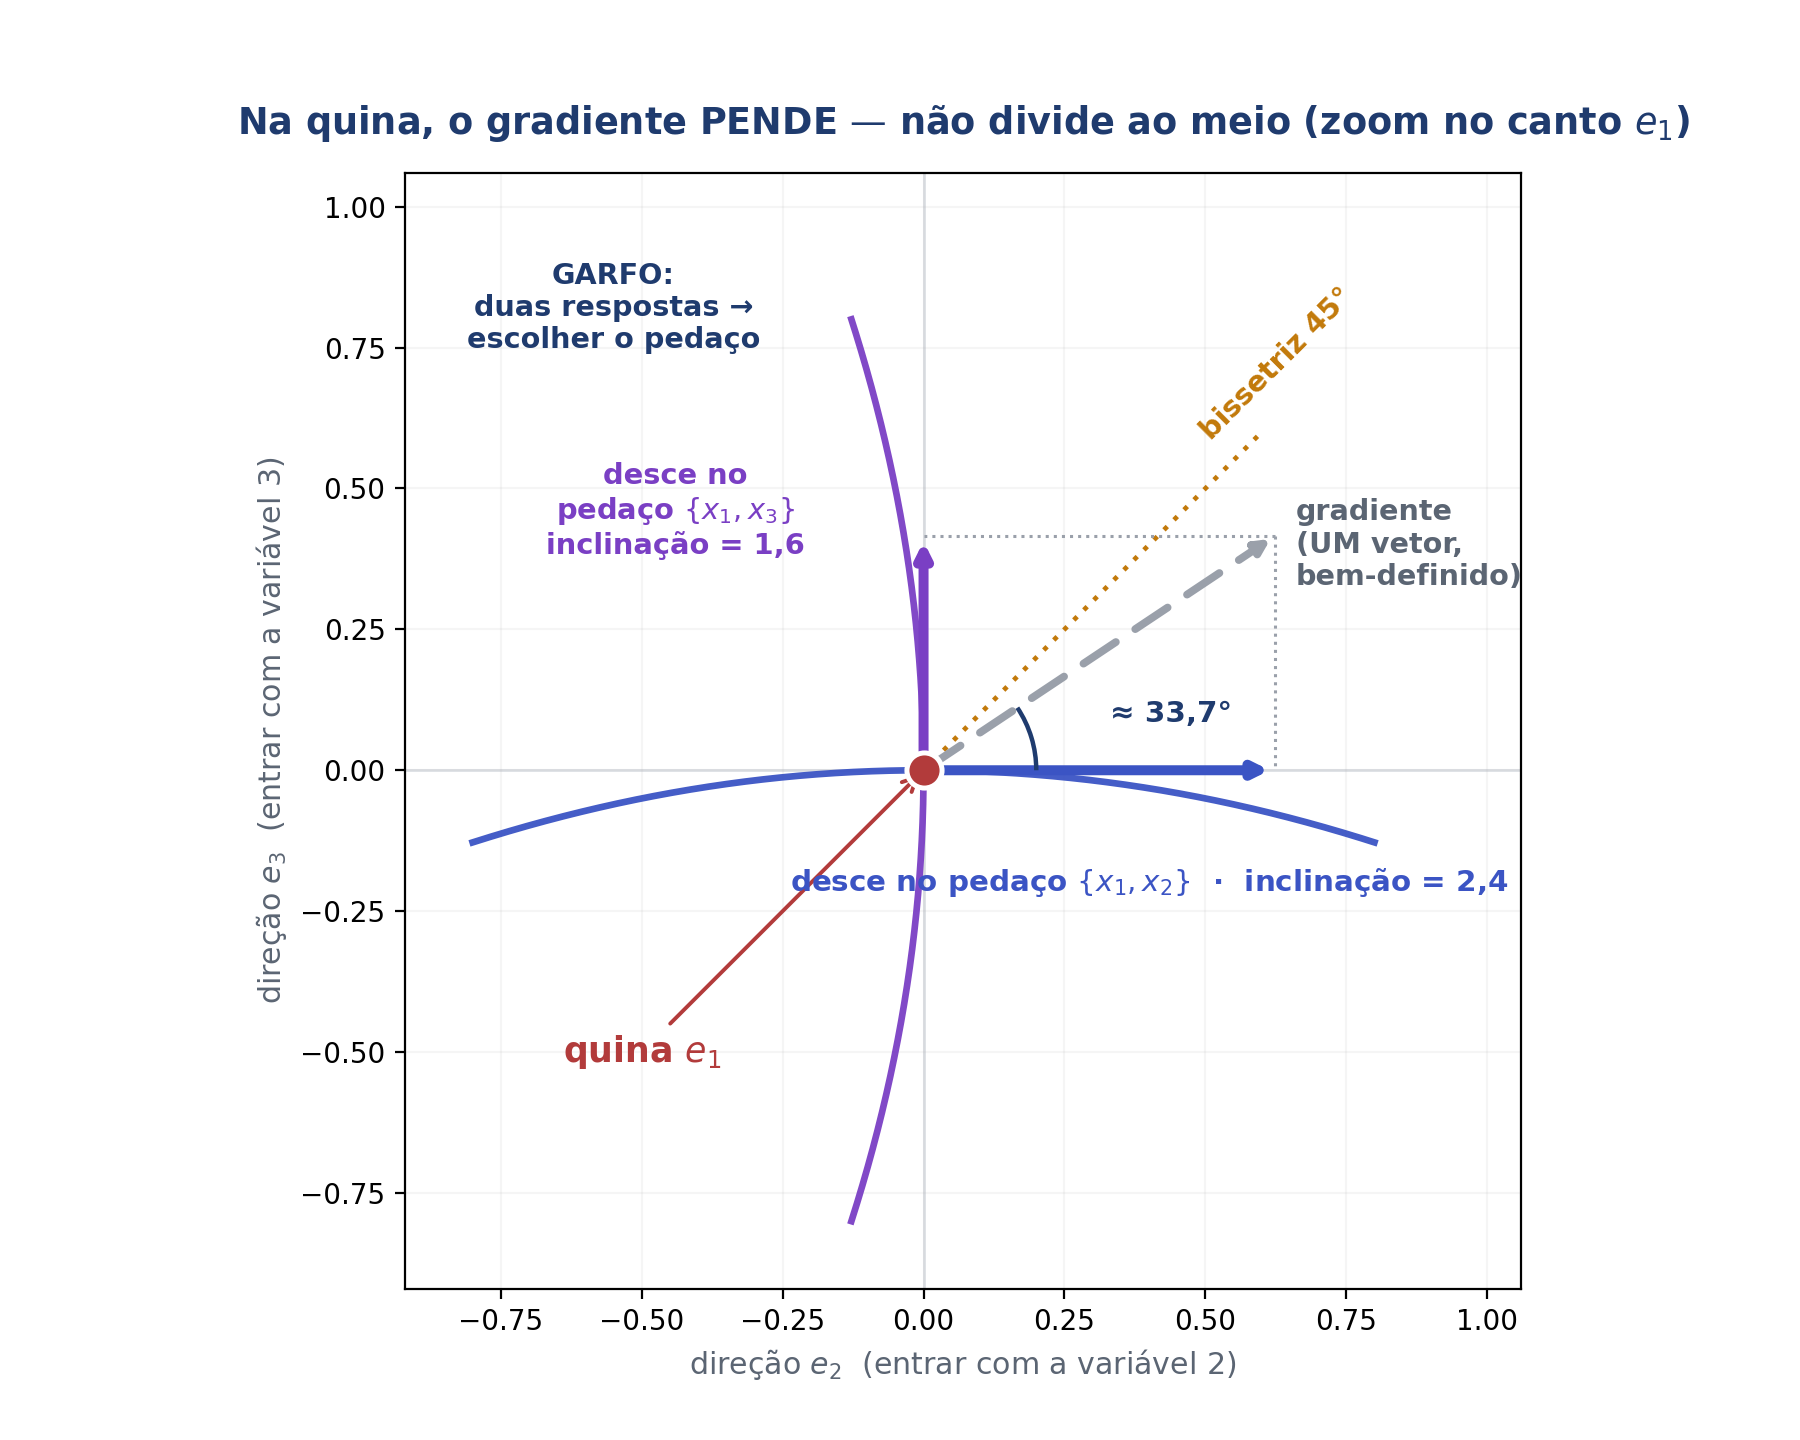

This figure's Python source:
#!/usr/bin/env python3
# -*- coding: utf-8 -*-
"""Figura: 'na quina, o gradiente PENDE -- nao divide ao meio' (zoom no canto e1).
O gradiente eh UM vetor; a nao-suavidade esta no CONJUNTO VIAVEL (duas tangentes),
entao projetar da DUAS direcoes de descida (o garfo). A diagonal-gradiente eh a
diagonal de um retangulo cujos lados sao as inclinacoes (2,4 e 1,6): so bissecta
o angulo se o retangulo for um quadrado (inclinacoes iguais). Aqui pende para {1,2}."""
import numpy as np
import matplotlib
matplotlib.use("Agg")
import matplotlib.pyplot as plt
from matplotlib.patches import Arc

ACCENT="#3b54c4"; PURPLE="#7a3fc4"; GREEN="#1f9a55"; SLATE="#5b6573"
DARK="#1f3b6e"; GREY="#9aa0aa"; RED="#b23b3b"; AMBER="#c2790a"

fig, ax = plt.subplots(figsize=(9.0, 7.2), dpi=200)
plt.subplots_adjust(left=0.105, right=0.965, top=0.88, bottom=0.105)

# arcos: dois pedacos que passam por e1 (tangentes e2 e e3), levemente curvos
t=np.linspace(-0.80,0.80,200)
ax.plot(t, -0.20*t**2, color=ACCENT, lw=2.4, zorder=3, alpha=0.95)   # {1,2} ~ horizontal
ax.plot(-0.20*t**2, t, color=PURPLE, lw=2.4, zorder=3, alpha=0.95)   # {1,3} ~ vertical

# gradiente (componentes tangentes em e1) e suas projecoes -> setas de descida
gx,gy = 2.4,1.6; sc=0.26
px, py = gx*sc, gy*sc   # (0.624, 0.416)

# bissetriz de 45 graus (referencia): so coincidiria com o gradiente se as inclinacoes fossem iguais
bl=0.60
ax.plot([0,bl],[0,bl], color=AMBER, lw=1.7, ls=(0,(1,2)), zorder=2)
ax.text(0.50, 0.595, "bissetriz 45°", color=AMBER, fontsize=10.3, fontweight="bold",
        ha="left", va="center", rotation=45, rotation_mode="anchor")

# retangulo: lados = inclinacoes (linhas de projecao)
ax.plot([px,px],[py,0], color=GREY, lw=1.1, ls=":", zorder=2)
ax.plot([px,0],[py,py], color=GREY, lw=1.1, ls=":", zorder=2)
# gradiente (diagonal do retangulo)
ax.annotate("", xy=(px,py), xytext=(0,0),
            arrowprops=dict(arrowstyle="-|>", color=GREY, lw=2.8, ls=(0,(5,3))))
# projecoes (descida em cada pedaco) = os dois lados do retangulo
ax.annotate("", xy=(px,0), xytext=(0,0), arrowprops=dict(arrowstyle="-|>", color=ACCENT, lw=3.6))
ax.annotate("", xy=(0,py), xytext=(0,0), arrowprops=dict(arrowstyle="-|>", color=PURPLE, lw=3.6))

# arco do angulo real do gradiente (~33,7 graus) entre e2 e a diagonal
ang=np.degrees(np.arctan2(gy,gx))   # 33.69
ax.add_patch(Arc((0,0), width=0.40, height=0.40, angle=0, theta1=0, theta2=ang,
                 color=DARK, lw=1.6, zorder=4))
am=np.radians(ang/2)
ax.text(0.345*np.cos(am), 0.345*np.sin(am), "≈ 33,7°", color=DARK, fontsize=10.6,
        fontweight="bold", ha="left", va="center")

# e1 na origem
ax.scatter([0],[0], s=160, color=RED, zorder=9, edgecolor="white", linewidth=1.8)
ax.annotate("quina $e_1$", xy=(0,0), xytext=(-0.50,-0.50), color=RED, fontsize=12.5,
            fontweight="bold", ha="center", va="center",
            arrowprops=dict(arrowstyle="->", color=RED, lw=1.4))

# rotulos em zonas livres
ax.text(0.66, 0.40, "gradiente\n(UM vetor,\nbem-definido)", color=SLATE,
        fontsize=10.3, ha="left", va="center", fontweight="bold")
ax.text(-0.55, 0.82, "GARFO:\nduas respostas →\nescolher o pedaço",
        fontsize=10.3, color=DARK, fontweight="bold", ha="center", va="center")
ax.text(-0.44, 0.46, "desce no\npedaço $\\{x_1,x_3\\}$\ninclinação = 1,6", color=PURPLE,
        fontsize=10.4, ha="center", va="center", fontweight="bold")
ax.text(0.40, -0.20, "desce no pedaço $\\{x_1,x_2\\}$  ·  inclinação = 2,4", color=ACCENT,
        fontsize=10.6, ha="center", va="center", fontweight="bold")

ax.set_title("Na quina, o gradiente PENDE — não divide ao meio (zoom no canto $e_1$)",
             fontsize=13.2, color=DARK, fontweight="bold", pad=14)
ax.set_xlabel("direção $e_2$  (entrar com a variável 2)", fontsize=10.8, color=SLATE)
ax.set_ylabel("direção $e_3$  (entrar com a variável 3)", fontsize=10.8, color=SLATE)
ax.set_xlim(-0.92,1.06); ax.set_ylim(-0.92,1.06)
ax.axhline(0,color="#dde0e5",lw=1,zorder=1); ax.axvline(0,color="#dde0e5",lw=1,zorder=1)
ax.set_aspect("equal")
ax.grid(alpha=0.12)

OUT="/Users/gustavo/Claude Code/thesis/coursework/AL/material_didatico/_tools/fig_quina_fork.png"
fig.savefig(OUT, dpi=200, facecolor="white")
print("salvo:", OUT)
